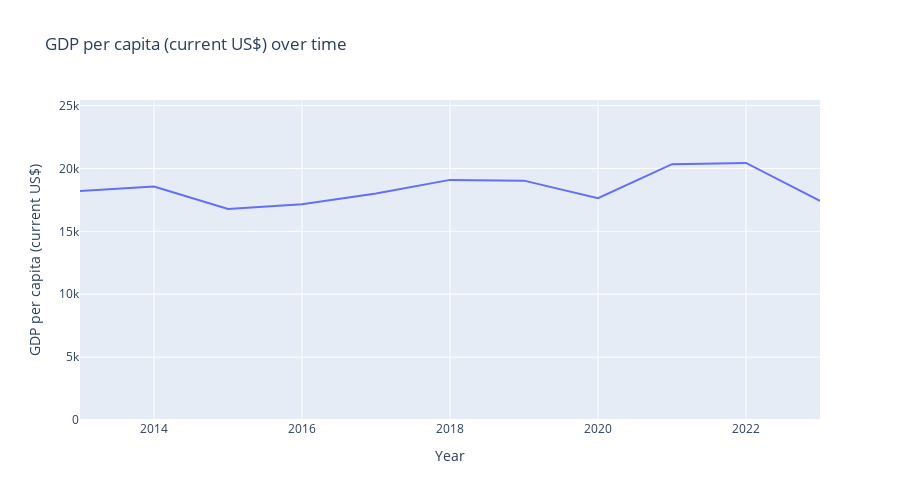

This figure's notebook cell:
### Code cell
fig1 = px.line(
    gdp_avg,
    x="Year",
    y= "GDP per capita (current US$)",
    title="GDP per capita (current US$) over time",
    width=900,     
    height=500)

fig1.update_layout(
    yaxis=dict(range=[0, gdp_avg["GDP per capita (current US$)"].max() + 5000]) 
)
fig1.show()

### Figure 1 — Plotly figure (JSON) as saved in the notebook; plotly's stock layout.template omitted (floating-point values rounded to 4 significant figures)
{"data": [{"hovertemplate": "Year=%{x}<br>GDP per capita (current US$)=%{y}<extra></extra>", "legendgroup": "", "line": {"color": "#636efa", "dash": "solid"}, "marker": {"symbol": "circle"}, "mode": "lines", "name": "", "orientation": "v", "showlegend": false, "type": "scatter", "x": [2013, 2014, 2015, 2016, 2017, 2018, 2019, 2020, 2021, 2022, 2023], "xaxis": "x", "y": [18210.0, 18570.0, 16770.0, 17150.0, 18010.0, 19090.0, 19030.0, 17640.0, 20340.0, 20440.0, 17430.0], "yaxis": "y"}], "layout": {"height": 500, "legend": {"tracegroupgap": 0}, "title": {"text": "GDP per capita (current US$) over time"}, "width": 900, "xaxis": {"anchor": "y", "autorange": true, "domain": [0, 1], "range": [2013, 2023], "title": {"text": "Year"}, "type": "linear"}, "yaxis": {"anchor": "x", "domain": [0, 1], "range": [0, 25440.0], "title": {"text": "GDP per capita (current US$)"}, "type": "linear"}}}
